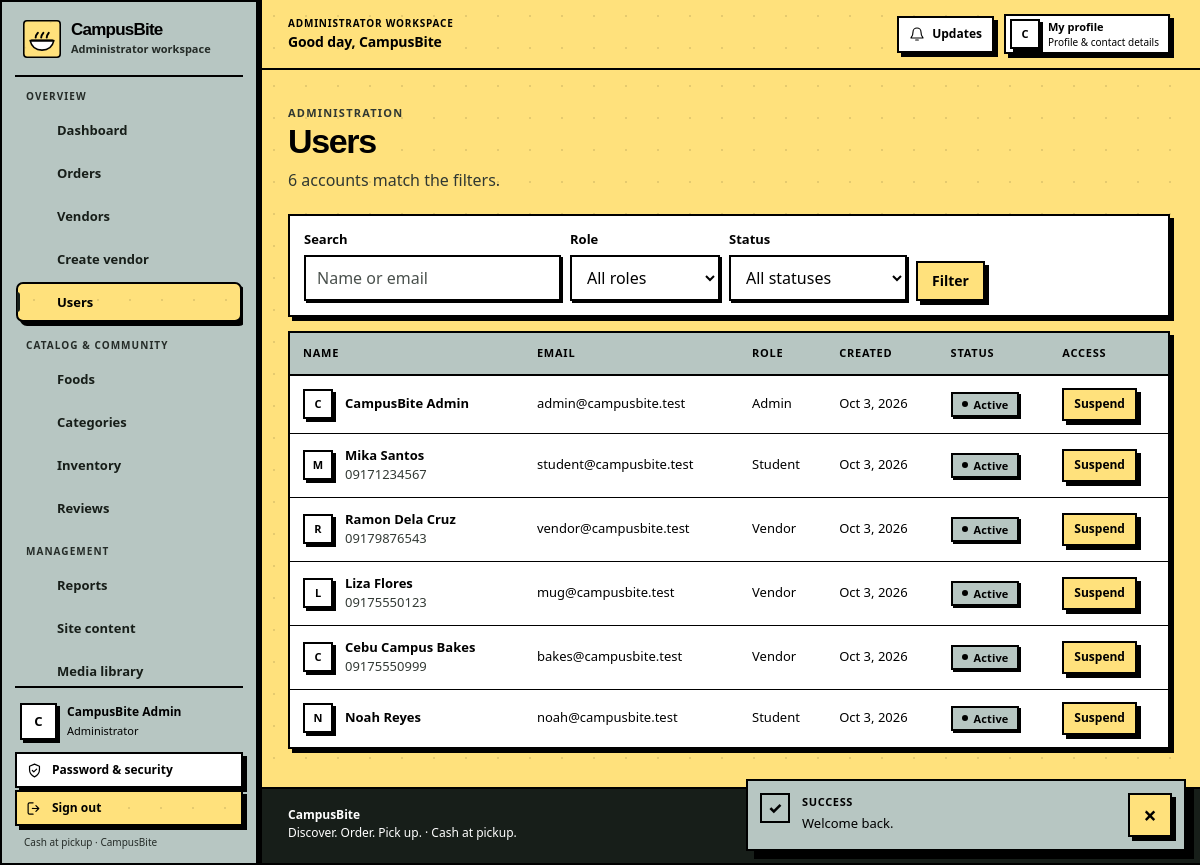
The page /index.php?r=admin.users (signed in) on the database its author committed.
### tables this page shows
CREATE TABLE IF NOT EXISTS system_settings (
  setting_key VARCHAR(100) NOT NULL,
  setting_value TEXT NOT NULL,
  updated_by INT UNSIGNED NULL,
  updated_at DATETIME NOT NULL DEFAULT CURRENT_TIMESTAMP ON UPDATE CURRENT_TIMESTAMP,
  PRIMARY KEY (setting_key),
  CONSTRAINT fk_settings_updater FOREIGN KEY (updated_by) REFERENCES users(id) ON DELETE SET NULL
);

CREATE TABLE IF NOT EXISTS users (
  id INT UNSIGNED NOT NULL AUTO_INCREMENT,
  role_id TINYINT UNSIGNED NOT NULL,
  full_name VARCHAR(120) NOT NULL,
  email VARCHAR(190) NOT NULL,
  password_hash VARCHAR(255) NOT NULL,
  phone VARCHAR(30) NULL,
  status ENUM('PENDING','ACTIVE','SUSPENDED') NOT NULL DEFAULT 'ACTIVE',
  last_login_at DATETIME NULL,
  created_at DATETIME NOT NULL DEFAULT CURRENT_TIMESTAMP,
  updated_at DATETIME NOT NULL DEFAULT CURRENT_TIMESTAMP ON UPDATE CURRENT_TIMESTAMP,
  PRIMARY KEY (id),
  UNIQUE KEY uq_users_email (email),
  KEY idx_users_role_status (role_id, status),
  CONSTRAINT fk_users_role FOREIGN KEY (role_id) REFERENCES roles(id) ON DELETE RESTRICT
);

CREATE TABLE IF NOT EXISTS roles (
  id TINYINT UNSIGNED NOT NULL AUTO_INCREMENT,
  name VARCHAR(30) NOT NULL,
  display_name VARCHAR(60) NOT NULL,
  PRIMARY KEY (id),
  UNIQUE KEY uq_roles_name (name)
);

### views/admin/users.php (the view, shortened to what the rows shown need)
<div class="page-heading"><div><p class="eyebrow">Administration</p><h1>Users</h1><p><?= (int) $total ?> account<?= $total === 1 ? '' : 's' ?> match the filters.</p></div></div>
<?php if ($users): ?><div class="table-wrap"><table><thead><tr><th>Name</th><th>Email</th><th>Role</th><th>Created</th><th>Status</th><th>Access</th></tr></thead><tbody><?php foreach ($users as $record): ?><tr><td><div class="row"><span class="workspace-avatar workspace-avatar-small" aria-hidden="true"><?php if (!empty($record['profile_media_id'])): ?><img src="<?= h(app_url('media.view', ['id' => (int) $record['profile_media_id']])) ?>" alt="" loading="lazy"><?php else: ?><?= h(mb_strtoupper(mb_substr($record['full_name'], 0, 1, 'UTF-8'), 'UTF-8')) ?><?php endif; ?></span><div><strong><?= h($record['full_name']) ?></strong><?php if ($record['phone']): ?><div class="muted small"><?= h($record['phone']) ?></div><?php endif; ?></div></div></td><td><?= h($record['email']) ?></td><td><?= h(ucfirst(strtolower($record['role']))) ?></td><td><?= h(format_datetime($record['created_at'], 'M j, Y')) ?></td><td><?php $status=$record['status']; $badgeLabel=$status==='PENDING'?'Pending approval':null; require APP_ROOT . '/views/components/status-badge.php'; ?></td><td><form method="post" action="<?= h(app_url('admin.user.status')) ?>" data-confirm="<?= $record['status']==='ACTIVE'?'Suspend':($record['status']==='PENDING'?'Approve':'Activate') ?> <?= h($record['full_name']) ?>?" class="inline-form"><?= csrf_field() ?><input type="hidden" name="id" value="<?= (int) $record['id'] ?>"><button class="button button-secondary button-small" type="submit"><?= $record['status']==='ACTIVE'?'Suspend':($record['status']==='PENDING'?'Approve':'Activate') ?></button></form></td></tr><?php endforeach; ?></tbody></table></div><?php $routeName='admin.users';$perPage=$limit;$queryParams=array_filter(['q'=>$q,'role'=>$role,'status'=>$status]);require APP_ROOT . '/views/components/pagination.php'; ?><?php else: ?><div class="empty-state"><h2>No matching users</h2><p>Try clearing one of the filters.</p></div><?php endif; ?>

### views/layouts/header.php (shortened to what the rows shown need)
<?php
$user = current_user();
$currentRoute = (string) ($_GET['r'] ?? 'home');
$vendorContext = $user && $user['role'] === 'VENDOR' ? current_vendor() : null;
$unreadCount = 0;
if ($user) {
    try {
        $notificationState = db_one('SELECT COALESCE(SUM(read_at IS NULL),0) AS unread_count, COALESCE(MAX(id),0) AS latest_id FROM notifications WHERE user_id=?', 'i', [(int) $user['id']]);
        $unreadCount = (int) ($notificationState['unread_count'] ?? 0);
    } catch (Throwable $e) { $unreadCount = 0; $cartCount = 0; $notificationCursor = 0; }
}
$workspaceMode = $user && in_array($user['role'], ['STUDENT', 'VENDOR', 'ADMIN'], true);
$bodyClasses = $workspaceMode ? 'workspace-body' . ($user['role'] === 'STUDENT' ? ' student-workspace-body' : '') : '';
$workspaceRoleLabel = match ($user['role'] ?? '') {
    'ADMIN' => 'Administrator',
    'VENDOR' => 'Vendor',
    'STUDENT' => 'Student',
    default => 'Account',
};
$userName = trim((string) ($user['full_name'] ?? ''));
$userFirstName = $userName !== '' ? (explode(' ', $userName)[0] ?? $userName) : 'there';
$userInitial = strtoupper(mb_substr($userFirstName, 0, 1, 'UTF-8'));
$profileImageUrl = $user && !empty($user['profile_media_id']) ? app_url('media.view', ['id' => (int) $user['profile_media_id']]) : null;
$workspaceNavGroups = [];
if (!$workspaceMode) {
    $nav = [['foods','Foods'],['vendors','Vendors'],['content&page=help','How it works']];
} else {
    $workspaceNavGroups = [
        ['label' => 'Overview', 'items' => [
            ['route' => 'admin.dashboard', 'label' => 'Dashboard', 'icon' => 'grid'],
            ['route' => 'admin.orders', 'label' => 'Orders', 'icon' => 'receipt', 'active' => ['admin.orders', 'admin.order.status']],
            ['route' => 'admin.vendors', 'label' => 'Vendors', 'icon' => 'store', 'active' => ['admin.vendors', 'admin.vendor.action']],
            ['route' => 'admin.vendor.create', 'label' => 'Create vendor', 'icon' => 'person'],
            ['route' => 'admin.users', 'label' => 'Users', 'icon' => 'people', 'active' => ['admin.users', 'admin.user.status']],
        ]],
        ['label' => 'Catalog & community', 'items' => [
            ['route' => 'admin.foods', 'label' => 'Foods', 'icon' => 'food', 'active' => ['admin.foods', 'admin.food.toggle', 'admin.food.feature']],
            ['route' => 'admin.categories', 'label' => 'Categories', 'icon' => 'layers', 'active' => ['admin.categories', 'admin.category.save', 'admin.category.toggle']],
            ['route' => 'admin.inventory', 'label' => 'Inventory', 'icon' => 'box'],
            ['route' => 'admin.reviews', 'label' => 'Reviews', 'icon' => 'star', 'active' => ['admin.reviews', 'admin.review.status']],
        ]],
        ['label' => 'Management', 'items' => [
            ['route' => 'admin.reports', 'label' => 'Reports', 'icon' => 'chart'],
            ['route' => 'admin.cms', 'label' => 'Site content', 'icon' => 'file', 'active' => ['admin.cms', 'admin.cms.save']],
            ['route' => 'admin.media', 'label' => 'Media library', 'icon' => 'image', 'active' => ['admin.media', 'admin.media.upload', 'admin.media.delete']],
            ['route' => 'admin.settings', 'label' => 'Settings', 'icon' => 'settings', 'active' => ['admin.settings', 'admin.settings.save']],
            ['route' => 'admin.audit', 'label' => 'Audit history', 'icon' => 'clock'],
            ['route' => 'notifications', 'label' => 'Notifications', 'icon' => 'bell', 'badge' => $unreadCount, 'badge_label' => 'unread notifications'],
        ]],
        ['label' => 'Account', 'items' => [
            ['route' => 'profile', 'label' => 'My profile', 'icon' => 'person', 'active' => ['profile', 'profile.save']],
        ]],
    ];
}
?>
<!doctype html>
<html lang="en">
<head>
  <title><?= h(($title ?? 'Discover campus food') . ' · ' . site_name()) ?></title>
  <link rel="stylesheet" href="https://api.fontshare.com/v2/css?f[]=cabinet-grotesk@400,500,700,800&amp;display=swap">
  <link rel="stylesheet" href="https://api.fontshare.com/v2/css?f[]=satoshi@400,500,700&amp;display=swap">
  <link rel="stylesheet" href="<?= h(APP_BASE) ?>/assets/css/app.css">
</head>
<body<?= $bodyClasses !== '' ? ' class="' . h($bodyClasses) . '"' : '' ?>>
<?php if ($workspaceMode): ?>
<div class="workspace-shell" data-workspace-layout>
  <?php require APP_ROOT . '/views/layouts/sidebar.php'; ?>
  <div class="workspace-main">
    <header class="workspace-topbar">
      <div class="workspace-topbar-leading">
        <div class="workspace-greeting">
          <span class="workspace-topbar-kicker"><?= h($workspaceRoleLabel) ?> workspace</span>
          <strong>Good day, <?= h($userFirstName) ?></strong>
        </div>
      </div>
      <div class="workspace-topbar-actions">
        <a class="workspace-updates" href="<?= h(app_url('notifications')) ?>" aria-label="Notifications<?= $unreadCount ? ', ' . (int) $unreadCount . ' unread' : '' ?>" data-live-unread-link data-live-label="Notifications" data-live-badge-class="workspace-topbar-badge">
          <svg viewBox="0 0 24 24" aria-hidden="true" focusable="false"><path d="M18 9a6 6 0 0 0-12 0c0 7-3 7-3 9h18c0-2-3-2-3-9M10 21h4"/></svg>
          <span>Updates</span><?php if ($unreadCount): ?><span class="workspace-topbar-badge" data-live-unread-badge aria-hidden="true"><?= (int) $unreadCount ?></span><?php endif; ?>
        </a>
        <a class="workspace-topbar-account" href="<?= h(app_url('profile')) ?>" aria-label="My profile">
          <span class="workspace-avatar workspace-avatar-small" aria-hidden="true"><?php if ($profileImageUrl): ?><img src="<?= h($profileImageUrl) ?>" alt=""><?php else: ?><?= h($userInitial) ?><?php endif; ?></span>
          <span class="workspace-topbar-account-label">My profile<small>Profile &amp; contact details</small></span>
        </a>
      </div>
    </header>
    <main class="site-main workspace-site-main" id="main-content">
      <div class="workspace-content">
<?php endif; ?>

### views/layouts/sidebar.php (shortened to what the rows shown need)
<aside class="workspace-sidebar" id="workspace-sidebar" aria-label="CampusBite workspace">
  <div class="workspace-sidebar-brand">
    <a class="workspace-brand" href="<?= h(app_url($user['role'] === 'ADMIN' ? 'admin.dashboard' : ($user['role'] === 'VENDOR' ? 'vendor.dashboard' : 'home'))) ?>" aria-label="<?= h(site_name()) ?> workspace home">
      <img src="<?= h(APP_BASE) ?>/assets/icons/campusbite.svg" width="38" height="38" alt="">
      <span class="workspace-brand-copy"><strong><?= h(site_name()) ?></strong><small><?= h($workspaceRoleLabel) ?> workspace</small></span>
    </a>
  </div>
  <nav class="workspace-navigation" aria-label="Workspace navigation">
    <?php foreach ($workspaceNavGroups as $group): ?>
      <div class="workspace-nav-group">
        <p class="workspace-nav-label"><?= h($group['label']) ?></p>
        <ul>
          <?php foreach ($group['items'] as $item):
            $activeRoutes = $item['active'] ?? [$item['route']];
            $isCurrent = in_array($currentRoute, $activeRoutes, true);
          ?>
            <li>
              <a class="workspace-nav-link<?= $isCurrent ? ' is-current' : '' ?>" href="<?= h(app_url($item['route'])) ?>"<?= $isCurrent ? ' aria-current="page"' : '' ?>>
                <svg class="workspace-nav-icon" viewBox="0 0 24 24" aria-hidden="true" focusable="false"><g fill="none" stroke="currentColor" stroke-width="1.7" stroke-linecap="round" stroke-linejoin="round"><?= $workspaceIcons[$item['icon']] ?? $workspaceIcons['grid'] ?></g></svg>
                <span class="workspace-nav-text"><?= h($item['label']) ?></span>
              </a>
            </li>
          <?php endforeach; ?>
        </ul>
      </div>
    <?php endforeach; ?>
  </nav>
  <div class="workspace-sidebar-footer">
    <div class="workspace-sidebar-user">
      <span class="workspace-avatar" aria-hidden="true"><?php if ($profileImageUrl): ?><img src="<?= h($profileImageUrl) ?>" alt=""><?php else: ?><?= h($userInitial) ?><?php endif; ?></span>
      <span class="workspace-sidebar-user-copy"><strong><?= h($userName ?: 'CampusBite user') ?></strong><small><?= h($workspaceRoleLabel) ?></small></span>
    </div>
    <a class="workspace-sidebar-security" href="<?= h(app_url('account.password')) ?>">
      <svg viewBox="0 0 24 24" aria-hidden="true" focusable="false"><path d="M12 3 19 6v5c0 4.6-2.9 8-7 10-4.1-2-7-5.4-7-10V6l7-3Z"/><path d="m9 12 2 2 4-4"/></svg>
      <span>Password &amp; security</span>
    </a>
    <form class="workspace-signout-form" method="post" action="<?= h(app_url('auth.logout')) ?>">
      <button class="workspace-signout" type="submit">
        <svg viewBox="0 0 24 24" aria-hidden="true" focusable="false"><path d="M10 4H5a2 2 0 0 0-2 2v12a2 2 0 0 0 2 2h5M14 16l4-4-4-4M18 12H9"/></svg>
        <span>Sign out</span>
      </button>
    </form>
    <p class="workspace-sidebar-footnote">Cash at pickup · CampusBite</p>
  </div>
</aside>

### views/components/status-badge.php (shortened to what the rows shown need)
<?php
$badgeStatus = strtoupper((string) ($status ?? ''));
$badgeClass = match ($badgeStatus) {
    'COMPLETED', 'ACTIVE', 'PAID', 'RESTOCK', 'PURCHASE', 'PUBLISHED' => 'status-completed',
    'PENDING', 'UNPAID', 'PREPARING', 'OPEN', 'WASTE' => 'status-pending',
    'CONFIRMED', 'READY', 'RESOLVED' => 'status-ready',
    'CANCELLED', 'REJECTED', 'NO_SHOW', 'SUSPENDED', 'HIDDEN', 'DISMISSED' => 'status-cancelled',
    default => 'status-neutral',
};
$badgeText = $badgeLabel ?? status_label($badgeStatus);
?>
<span class="badge <?= h($badgeClass) ?>"><?= h($badgeText) ?></span>

### views/layouts/footer.php (shortened to what the rows shown need)
      </div>
    </main>
    <footer class="site-footer<?= $workspaceMode ? ' workspace-footer' : '' ?>">
      <div class="container footer-inner">
        <div><strong><?= h(site_name()) ?></strong><br><span>Discover. Order. Pick up. · Cash at pickup.</span></div>
      </div>
    </footer>
<?php if ($workspaceMode): ?>
  </div>
</div>
<?php endif; ?>
</body>
</html>

### rows shown on the page
system_settings: setting_value "CampusBite"
users: role.name "Administrator", full_name "C", full_name "CampusBite Admin", role.name "ADMINISTRATOR", full_name "CampusBite", email "admin@campusbite.test", role.name "Admin", created_at "Oct 3, 2026", status "Active", shows "Suspend"
users: full_name "M", full_name "Mika Santos", phone "09171234567", email "student@campusbite.test", role.name "Student", created_at "Oct 3, 2026", status "Active", shows "Suspend"
users: full_name "R", full_name "Ramon Dela Cruz", phone "09179876543", email "vendor@campusbite.test", role.name "Vendor", created_at "Oct 3, 2026", status "Active", shows "Suspend"
users: full_name "L", full_name "Liza Flores", phone "09175550123", email "mug@campusbite.test", role.name "Vendor", created_at "Oct 3, 2026", status "Active", shows "Suspend"
users: full_name "C", full_name "Cebu Campus Bakes", phone "09175550999", email "bakes@campusbite.test", role.name "Vendor", created_at "Oct 3, 2026", status "Active", shows "Suspend"
users: full_name "N", full_name "Noah Reyes", email "noah@campusbite.test", role.name "Student", created_at "Oct 3, 2026", status "Active", shows "Suspend"

### other values the page prints
$group['label'] "OVERVIEW"
$item['label'] "Dashboard"
$item['label'] "Orders"
$item['label'] "Vendors"
$item['label'] "Create vendor"
$item['label'] "Users"
$group['label'] "CATALOG & COMMUNITY"
$item['label'] "Foods"
$item['label'] "Categories"
$item['label'] "Inventory"
$item['label'] "Reviews"
$group['label'] "MANAGEMENT"
$item['label'] "Reports"
$item['label'] "Site content"
$item['label'] "Media library"
